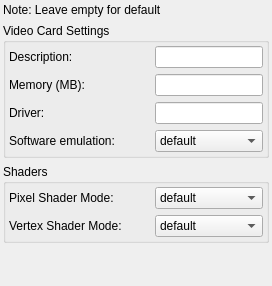
          <widget class="QWidget" name="tab_6">
           <attribute name="title">
            <string>Video</string>
           </attribute>
           <layout class="QVBoxLayout" name="verticalLayout_9">
            <property name="leftMargin">
             <number>3</number>
            </property>
            <property name="topMargin">
             <number>3</number>
            </property>
            <property name="rightMargin">
             <number>3</number>
            </property>
            <property name="bottomMargin">
             <number>3</number>
            </property>
            <item>
             <widget class="QLabel" name="label_70">
              <property name="text">
               <string>Note: Leave empty for default</string>
              </property>
              <property name="wordWrap">
               <bool>true</bool>
              </property>
             </widget>
            </item>
            <item>
             <widget class="QGroupBox" name="groupBox_21">
              <property name="autoFillBackground">
               <bool>false</bool>
              </property>
              <property name="title">
               <string>Video Card Settings</string>
              </property>
              <layout class="QVBoxLayout" name="verticalLayout_17">
               <property name="leftMargin">
                <number>3</number>
               </property>
               <property name="topMargin">
                <number>3</number>
               </property>
               <property name="rightMargin">
                <number>3</number>
               </property>
               <property name="bottomMargin">
                <number>3</number>
               </property>
               <item>
                <widget class="QWidget" name="widget_67" native="true">
                 <layout class="QHBoxLayout" name="_74">
                  <property name="leftMargin">
                   <number>0</number>
                  </property>
                  <property name="topMargin">
                   <number>0</number>
                  </property>
                  <property name="rightMargin">
                   <number>0</number>
                  </property>
                  <property name="bottomMargin">
                   <number>0</number>
                  </property>
                  <item>
                   <widget class="QLabel" name="label_79">
                    <property name="minimumSize">
                     <size>
                      <width>140</width>
                      <height>0</height>
                     </size>
                    </property>
                    <property name="maximumSize">
                     <size>
                      <width>140</width>
                      <height>16777215</height>
                     </size>
                    </property>
                    <property name="text">
                     <string>Description:</string>
                    </property>
                   </widget>
                  </item>
                  <item>
                   <widget class="QLineEdit" name="txtFakeVideoDescription">
                    <property name="enabled">
                     <bool>true</bool>
                    </property>
                    <property name="inputMask">
                     <string notr="true"/>
                    </property>
                   </widget>
                  </item>
                 </layout>
                </widget>
               </item>
               <item>
                <widget class="QWidget" name="widget_66" native="true">
                 <layout class="QHBoxLayout" name="_73">
                  <property name="leftMargin">
                   <number>0</number>
                  </property>
                  <property name="topMargin">
                   <number>0</number>
                  </property>
                  <property name="rightMargin">
                   <number>0</number>
                  </property>
                  <property name="bottomMargin">
                   <number>0</number>
                  </property>
                  <item>
                   <widget class="QLabel" name="label_78">
                    <property name="minimumSize">
                     <size>
                      <width>140</width>
                      <height>0</height>
                     </size>
                    </property>
                    <property name="maximumSize">
                     <size>
                      <width>140</width>
                      <height>16777215</height>
                     </size>
                    </property>
                    <property name="text">
                     <string>Memory (MB):</string>
                    </property>
                   </widget>
                  </item>
                  <item>
                   <widget class="QLineEdit" name="txtFakeVideoMemory">
                    <property name="enabled">
                     <bool>true</bool>
                    </property>
                    <property name="inputMask">
                     <string notr="true"/>
                    </property>
                   </widget>
                  </item>
                 </layout>
                </widget>
               </item>
               <item>
                <widget class="QWidget" name="widget_68" native="true">
                 <layout class="QHBoxLayout" name="_75">
                  <property name="leftMargin">
                   <number>0</number>
                  </property>
                  <property name="topMargin">
                   <number>0</number>
                  </property>
                  <property name="rightMargin">
                   <number>0</number>
                  </property>
                  <property name="bottomMargin">
                   <number>0</number>
                  </property>
                  <item>
                   <widget class="QLabel" name="label_80">
                    <property name="minimumSize">
                     <size>
                      <width>140</width>
                      <height>0</height>
                     </size>
                    </property>
                    <property name="maximumSize">
                     <size>
                      <width>140</width>
                      <height>16777215</height>
                     </size>
                    </property>
                    <property name="text">
                     <string>Driver:</string>
                    </property>
                   </widget>
                  </item>
                  <item>
                   <widget class="QLineEdit" name="txtFakeVideoDriver">
                    <property name="enabled">
                     <bool>true</bool>
                    </property>
                    <property name="inputMask">
                     <string notr="true"/>
                    </property>
                   </widget>
                  </item>
                 </layout>
                </widget>
               </item>
               <item>
                <widget class="QWidget" name="widget_72" native="true">
                 <layout class="QHBoxLayout" name="_79">
                  <property name="leftMargin">
                   <number>0</number>
                  </property>
                  <property name="topMargin">
                   <number>0</number>
                  </property>
                  <property name="rightMargin">
                   <number>0</number>
                  </property>
                  <property name="bottomMargin">
                   <number>0</number>
                  </property>
                  <item>
                   <widget class="QLabel" name="label_84">
                    <property name="minimumSize">
                     <size>
                      <width>140</width>
                      <height>0</height>
                     </size>
                    </property>
                    <property name="maximumSize">
                     <size>
                      <width>140</width>
                      <height>16777215</height>
                     </size>
                    </property>
                    <property name="text">
                     <string notr="true">Software emulation:</string>
                    </property>
                   </widget>
                  </item>
                  <item>
                   <widget class="QComboBox" name="comboFakeSoftwareEmulation">
                    <item>
                     <property name="text">
                      <string notr="true">default</string>
                     </property>
                    </item>
                    <item>
                     <property name="text">
                      <string notr="true">enabled</string>
                     </property>
                    </item>
                    <item>
                     <property name="text">
                      <string notr="true">disabled</string>
                     </property>
                    </item>
                   </widget>
                  </item>
                 </layout>
                </widget>
               </item>
              </layout>
             </widget>
            </item>
            <item>
             <widget class="QGroupBox" name="groupBox_22">
              <property name="autoFillBackground">
               <bool>false</bool>
              </property>
              <property name="title">
               <string>Shaders</string>
              </property>
              <layout class="QVBoxLayout" name="verticalLayout_18">
               <property name="leftMargin">
                <number>3</number>
               </property>
               <property name="topMargin">
                <number>3</number>
               </property>
               <property name="rightMargin">
                <number>3</number>
               </property>
               <property name="bottomMargin">
                <number>3</number>
               </property>
               <item>
                <widget class="QWidget" name="widget_69" native="true">
                 <layout class="QHBoxLayout" name="_76">
                  <property name="leftMargin">
                   <number>0</number>
                  </property>
                  <property name="topMargin">
                   <number>0</number>
                  </property>
                  <property name="rightMargin">
                   <number>0</number>
                  </property>
                  <property name="bottomMargin">
                   <number>0</number>
                  </property>
                  <item>
                   <widget class="QLabel" name="label_81">
                    <property name="minimumSize">
                     <size>
                      <width>140</width>
                      <height>0</height>
                     </size>
                    </property>
                    <property name="maximumSize">
                     <size>
                      <width>140</width>
                      <height>16777215</height>
                     </size>
                    </property>
                    <property name="text">
                     <string notr="true">Pixel Shader Mode:</string>
                    </property>
                   </widget>
                  </item>
                  <item>
                   <widget class="QComboBox" name="comboFakePixelShaderMode">
                    <item>
                     <property name="text">
                      <string notr="true">default</string>
                     </property>
                    </item>
                    <item>
                     <property name="text">
                      <string notr="true">enabled</string>
                     </property>
                    </item>
                    <item>
                     <property name="text">
                      <string notr="true">disabled</string>
                     </property>
                    </item>
                   </widget>
                  </item>
                 </layout>
                </widget>
               </item>
               <item>
                <widget class="QWidget" name="widget_70" native="true">
                 <layout class="QHBoxLayout" name="_77">
                  <property name="leftMargin">
                   <number>0</number>
                  </property>
                  <property name="topMargin">
                   <number>0</number>
                  </property>
                  <property name="rightMargin">
                   <number>0</number>
                  </property>
                  <property name="bottomMargin">
                   <number>0</number>
                  </property>
                  <item>
                   <widget class="QLabel" name="label_82">
                    <property name="minimumSize">
                     <size>
                      <width>140</width>
                      <height>0</height>
                     </size>
                    </property>
                    <property name="maximumSize">
                     <size>
                      <width>140</width>
                      <height>16777215</height>
                     </size>
                    </property>
                    <property name="text">
                     <string notr="true">Vertex Shader Mode:</string>
                    </property>
                   </widget>
                  </item>
                  <item>
                   <widget class="QComboBox" name="comboFakeVertexShaderMode">
                    <item>
                     <property name="text">
                      <string notr="true">default</string>
                     </property>
                    </item>
                    <item>
                     <property name="text">
                      <string notr="true">hardware</string>
                     </property>
                    </item>
                    <item>
                     <property name="text">
                      <string notr="true">none</string>
                     </property>
                    </item>
                   </widget>
                  </item>
                 </layout>
                </widget>
               </item>
              </layout>
             </widget>
            </item>
            <item>
             <spacer name="verticalSpacer_5">
              <property name="orientation">
               <enum>Qt::Vertical</enum>
              </property>
              <property name="sizeHint" stdset="0">
               <size>
                <width>20</width>
                <height>40</height>
               </size>
              </property>
             </spacer>
            </item>
           </layout>
          </widget>
